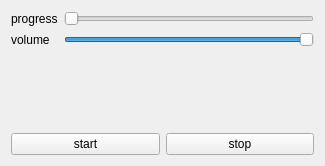
<?xml version="1.0" encoding="UTF-8"?>
<ui version="4.0">
 <class>Form</class>
 <widget class="QWidget" name="Form">
  <property name="geometry">
   <rect>
    <x>0</x>
    <y>0</y>
    <width>325</width>
    <height>166</height>
   </rect>
  </property>
  <property name="windowTitle">
   <string>Form</string>
  </property>
  <layout class="QVBoxLayout" name="verticalLayout">
   <item>
    <layout class="QFormLayout" name="formLayout">
     <item row="0" column="0">
      <widget class="QLabel" name="label">
       <property name="text">
        <string>progress</string>
       </property>
      </widget>
     </item>
     <item row="0" column="1">
      <widget class="QSlider" name="sliderProgress">
       <property name="orientation">
        <enum>Qt::Horizontal</enum>
       </property>
      </widget>
     </item>
     <item row="1" column="0">
      <widget class="QLabel" name="label_2">
       <property name="text">
        <string>volume</string>
       </property>
      </widget>
     </item>
     <item row="1" column="1">
      <widget class="QSlider" name="sliderVolume">
       <property name="value">
        <number>99</number>
       </property>
       <property name="orientation">
        <enum>Qt::Horizontal</enum>
       </property>
      </widget>
     </item>
    </layout>
   </item>
   <item>
    <layout class="QHBoxLayout" name="horizontalLayout">
     <item>
      <widget class="QPushButton" name="pushButton">
       <property name="text">
        <string>start</string>
       </property>
      </widget>
     </item>
     <item>
      <widget class="QPushButton" name="pushButton_2">
       <property name="text">
        <string>stop</string>
       </property>
      </widget>
     </item>
    </layout>
   </item>
  </layout>
 </widget>
 <resources/>
 <connections/>
</ui>
